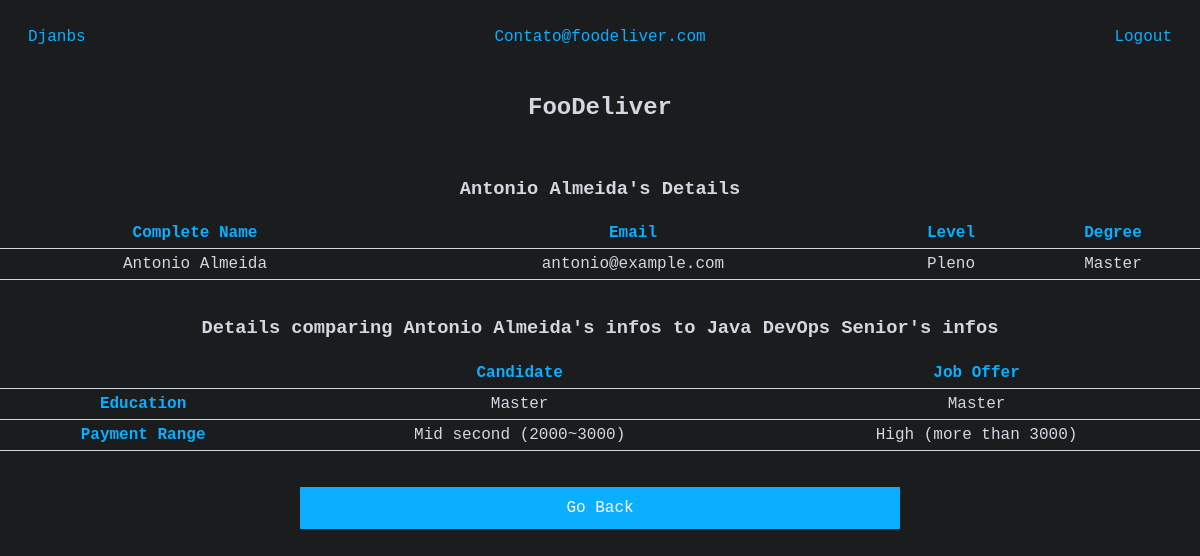
Screenshot of /details-cand/21/ (signed in) with the database file from the repository.
### jobs/models.py (models this page shows, shortened)
class User(AbstractUser):
    username = models.CharField(max_length=50, blank=True, null=True, unique=True)
    email = models.EmailField(_('email address'), unique=True)
    USERNAME_FIELD = 'email'
    REQUIRED_FIELDS = ['username', 'password']
    is_company = models.BooleanField(default=False)
    is_candidate = models.BooleanField(default=False)
    def __str__(self):
        return self.email

class Company(models.Model):
    user = models.OneToOneField(User, null=True, on_delete=models.CASCADE)
    name = models.CharField(max_length=50, null=True)
    email = models.EmailField(null=True)
    site = models.URLField(null=True)

class JobCandidated(models.Model):
    job_offer = models.ForeignKey(JobOffer, on_delete=models.CASCADE)
    candidate = models.ForeignKey(Candidate, on_delete=models.SET_NULL, null=True)
    date_candidated = models.DateTimeField(auto_now_add=True, null=True)

class Candidate(models.Model):
    user = models.OneToOneField(User, null=True, on_delete=models.CASCADE)
    first_name = models.CharField(max_length=20, null=True)
    last_name = models.CharField(max_length=120, null=True)
    payment_range = models.IntegerField(choices=PaymentRange.choices, null=True)
    education = models.IntegerField(choices=EducationRequirement.choices, null=True)
    position_level = models.IntegerField(choices=PositionLevel.choices, null=True)
    def __str__(self):
        return f'{self.first_name} {self.last_name}'

class JobOffer(models.Model):
    name = models.CharField(max_length=125)
    location = models.CharField(max_length=50)
    description = models.TextField(null=True)
    company = models.ForeignKey(Company, on_delete=models.CASCADE, null=True)
    payment_range = models.IntegerField(choices=PaymentRange.choices)
    education_req = models.IntegerField(choices=EducationRequirement.choices)
    position_level = models.IntegerField(choices=PositionLevel.choices)
    date_created = models.DateTimeField(auto_now_add=True, null=True)
    def __str__(self):
        return self.name

### jobs/decorators.py (the view)
        def wrapper_func(request, *args, **kwargs):
            group = None
            if request.user.groups.exists():
                group = request.user.groups.all()[0].name # The first group
            if group in allowed_roles:
                return view_func(request, *args, **kwargs)
            else:
                return redirect('home')

### jobs/choices.py (called while the page is built)
def int_to_string(int_choice, integer) -> str:
    for num, string in int_choice.choices: # type: ignore
        if num == integer:
            return string.capitalize()
    return ''

### jobs/templates/jobs/detail-cand.html
{% extends "jobs/base.html" %}
{% block content %}
<center><h2> {{ request.user.company.name }} </h2></center>
<br>
<center><h3>{{jc.candidate}}'s Details</h3></center>
<table>
<tr class="blue row-hover">
    <th>Complete Name</th>
    <th>Email</th>
    <th>Level</th>
    <th>Degree</th>
</tr>
<tr class="row-hover">
    <td>{{ jc.candidate.first_name }} {{ jc.candidate.last_name }}</td>
    <td>{{ jc.candidate.user.email }}</td>
    <td>{{ jc_position_level.0 }}</td>
    <td>{{ jc_education.0 }}</td>
</tr>
</table>
<br>
<center><h3>Details comparing {{jc.candidate}}'s infos to {{ jc.job_offer }}'s infos</h3></center>
<table>
<thead>
<tr class="blue row-hover">
    <th></th>
    <th>Candidate</th>
    <th>Job Offer</th>
</tr>
</thead>
<tbody>
<tr class="row-hover">
    <th class="blue">Education</th>
    <td>{{ jc_education.0 }}</td>
    <td>{{ jc_education.1 }}</td>
</tr>
<tr class="row-hover">
    <th class="blue">Payment Range</th>
    <td>{{ jc_payment_range.0 }}</td>
    <td>{{ jc_payment_range.1 }}</td>
</tr>
</tbody>
</table>
<br> <br>
<center><a class="cancel-button" href="{% url 'details-offer' jc.job_offer.id %}">Go Back</a></center>
{% endblock content %}

### jobs/templates/jobs/base.html (shortened to what this page needs)
<!DOCTYPE html>
{% load static %}
<html>
	<head>
        <link rel="stylesheet" type="text/css" href="{% static 'jobs/style.css' %}"/>
	</head>
	<body>
        <div class="topbar">
            <a href="{% url 'home' %}">Djanbs</a>
            {% if user.is_authenticated %}
            <a class="ralign" href="{% url 'profile' %}">{{ user|capfirst }}</a>
            <a class="ralign logoutred" href="{% url 'logout' %}">Logout</a>
            {% endif %}
        </div>
        {% block content %}
        {% endblock content %}
	</body>
</html>

### jobs/static/jobs/style.css (style rules this page uses)
:root { --light: #d2d7e0; --dark: #1A1C1E; --darker: #141517; --blue: #0aafff; --red: #D74545; --darkred: #9C1A1A; }
body { background-color: var(--dark); color: var(--light); max-width: 1200px; margin: auto; font-family: monospace; font-size: 16px; }
table { width: 100%; border-collapse: collapse; margin: auto; }
th, td { border-bottom: 0.05em solid var(--light); padding: 6px; text-align: center; }
a { text-decoration: none; }
.topbar, .topbar a { padding: 14px; color: var(--blue); clear: both; display: flex; justify-content: right; }
.ralign { margin-right: 0px; margin-left: auto; }
input, button, select, textarea, .cancel-button { width: 50%; padding: 12px 20px; box-sizing: border-box; display: flex; justify-content: center; margin-left: auto; margin-right: auto; }
.logoutred { color: var(--red); }
.delete-button, .cancel-button { background-color: var(--red); color: white; border: none; }
.cancel-button { background-color: var(--blue); }
.blue { color: var(--blue); }

### rows the page displays
User: email "Contato@foodeliver.com", user.company.name "FooDeliver"
JobCandidated: candidate "Antonio Almeida", candidate.first_name "Antonio", candidate.last_name "Almeida", candidate.user.email "antonio@example.com", job_offer "Java DevOps Senior"

### other values shown
{{ jc_position_level.0 }} "Pleno"
{{ jc_education.0 }} "Master"
{{ jc_education.1 }} "Master"
{{ jc_payment_range.0 }} "Mid second (2000~3000)"
{{ jc_payment_range.1 }} "High (more than 3000)"
